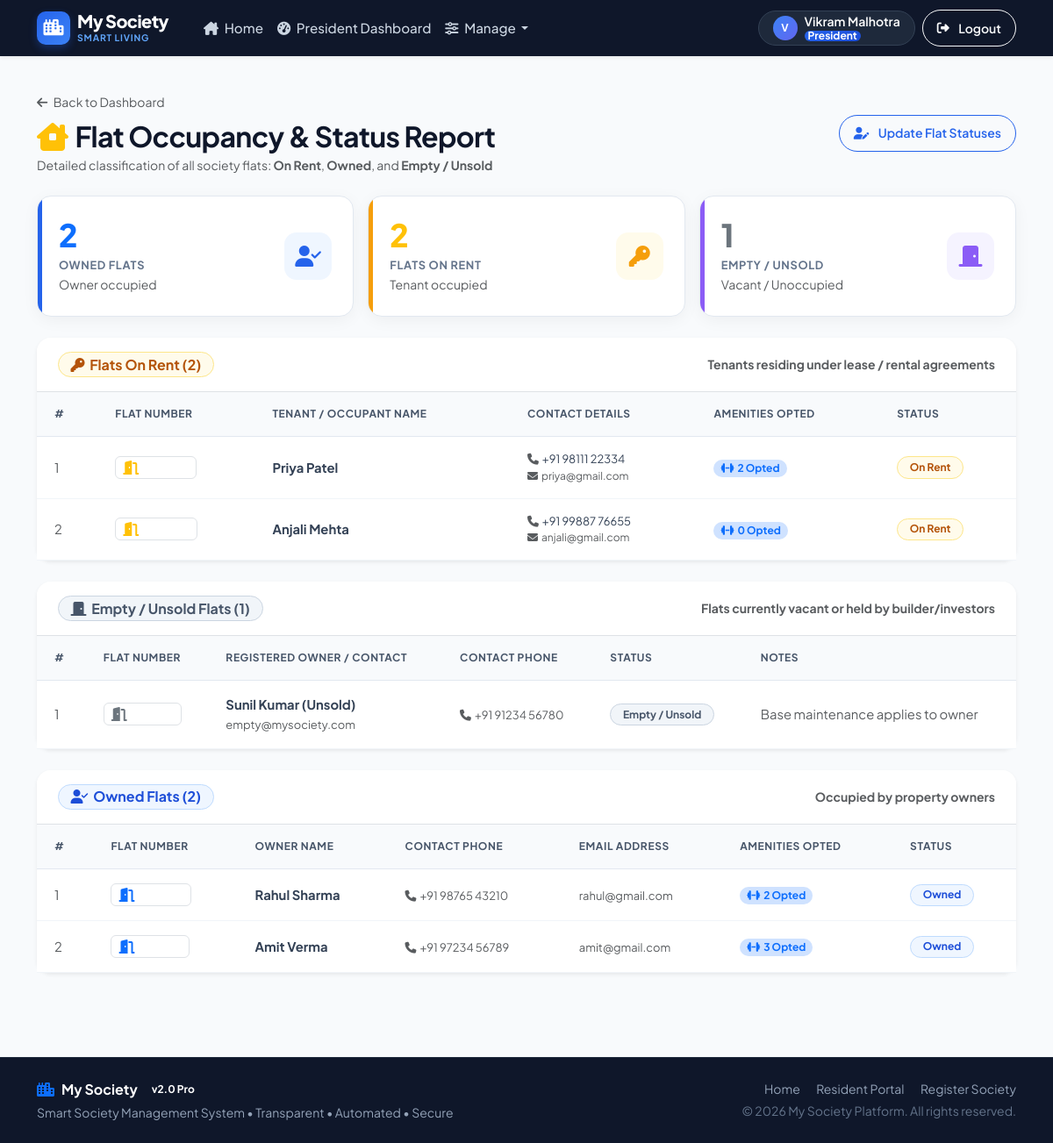
Page /president/flat_status (signed in) on the committed database.
### tables this page shows
CREATE TABLE users (
            id INTEGER PRIMARY KEY AUTOINCREMENT,
            name TEXT NOT NULL,
            email TEXT UNIQUE NOT NULL,
            password TEXT NOT NULL,
            phone TEXT,
            role TEXT NOT NULL DEFAULT 'member',
            society_id INTEGER,
            flat_no TEXT,
            flat_status TEXT DEFAULT 'owned',
            created_at TIMESTAMP DEFAULT CURRENT_TIMESTAMP,
            FOREIGN KEY (society_id) REFERENCES societies(id)
        );

### app.py (the view)
@app.route('/president/flat_status')
@president_required
def flat_status():
    db = get_db()
    society_id = session.get('society_id')
    owned = db.execute('''
        SELECT u.*, (SELECT COUNT(*) FROM flat_facilities ff WHERE ff.user_id = u.id) as facility_count
        FROM users u WHERE society_id = ? AND flat_status = "owned" AND role = "member"
        ORDER BY flat_no ASC
    ''', (society_id,)).fetchall()
    rented = db.execute('''
        SELECT u.*, (SELECT COUNT(*) FROM flat_facilities ff WHERE ff.user_id = u.id) as facility_count
        FROM users u WHERE society_id = ? AND flat_status = "rented" AND role = "member"
        ORDER BY flat_no ASC
    ''', (society_id,)).fetchall()
    empty = db.execute('''
        SELECT u.*, (SELECT COUNT(*) FROM flat_facilities ff WHERE ff.user_id = u.id) as facility_count
        FROM users u WHERE society_id = ? AND flat_status = "empty" AND role = "member"
        ORDER BY flat_no ASC
    ''', (society_id,)).fetchall()
    society = db.execute('SELECT * FROM societies WHERE id = ?', (society_id,)).fetchone() if society_id else None
    db.close()
    return render_template(
        'president/flat_status.html',
        owned=owned,
        rented=rented,
        empty=empty,
        society=society
    )

### templates/president/flat_status.html (shortened to what this page needs)
{% extends 'base.html' %}
{% block content %}
<div class="container py-4">
    <div class="d-flex flex-wrap justify-content-between align-items-center gap-3 mb-4">
        <div>
            <a href="{{ url_for('president_dashboard') }}" class="text-decoration-none text-muted small">
                <i class="fa-solid fa-arrow-left me-1"></i> Back to Dashboard
            </a>
            <h2 class="fw-bold text-slate-900 mt-2 mb-1">
                <i class="fa-solid fa-house-chimney-window text-warning me-2"></i>Flat Occupancy & Status Report
            </h2>
            <p class="text-muted small mb-0">Detailed classification of all society flats: <strong>On Rent</strong>, <strong>Owned</strong>, and <strong>Empty / Unsold</strong></p>
        </div>
        <a href="{{ url_for('manage_members') }}" class="btn btn-outline-primary rounded-pill btn-sm px-3">
            <i class="fa-solid fa-user-pen me-1"></i> Update Flat Statuses
        </a>
    </div>
    <div class="row g-3 mb-4">
        <div class="col-md-4">
            <div class="stat-card-pro stat-card-blue">
                <div>
                    <div class="stat-val text-primary">{{ owned|length }}</div>
                    <div class="stat-lbl">Owned Flats</div>
                    <small class="text-muted">Owner occupied</small>
                </div>
                <div class="stat-icon-wrapper icon-blue">
                    <i class="fa-solid fa-user-check"></i>
                </div>
            </div>
        </div>
        <div class="col-md-4">
            <div class="stat-card-pro stat-card-amber">
                <div>
                    <div class="stat-val text-warning">{{ rented|length }}</div>
                    <div class="stat-lbl">Flats On Rent</div>
                    <small class="text-muted">Tenant occupied</small>
                </div>
                <div class="stat-icon-wrapper icon-amber">
                    <i class="fa-solid fa-key"></i>
                </div>
            </div>
        </div>
        <div class="col-md-4">
            <div class="stat-card-pro stat-card-purple">
                <div>
                    <div class="stat-val text-secondary">{{ empty|length }}</div>
                    <div class="stat-lbl">Empty / Unsold</div>
                    <small class="text-muted">Vacant / Unoccupied</small>
                </div>
                <div class="stat-icon-wrapper icon-purple">
                    <i class="fa-solid fa-door-closed"></i>
                </div>
            </div>
        </div>
    </div>
    <div class="card shadow-sm border-0 mb-4" id="rentedSection">
        <div class="card-header bg-white py-3 d-flex justify-content-between align-items-center border-bottom">
            <div class="d-flex align-items-center gap-2">
                <span class="badge badge-pill-status badge-status-rented fs-6">
                    <i class="fa-solid fa-key"></i> Flats On Rent ({{ rented|length }})
                </span>
            </div>
            <span class="text-muted small">Tenants residing under lease / rental agreements</span>
        </div>
        <div class="card-body p-0">
            {% if rented %}
                <div class="table-responsive">
                    <table class="table table-pro mb-0">
                        <thead>
                            <tr>
                                <th>#</th>
                                <th>Flat Number</th>
                                <th>Tenant / Occupant Name</th>
                                <th>Contact Details</th>
                                <th>Amenities Opted</th>
                                <th>Status</th>
                            </tr>
                        </thead>
                        <tbody>
                            {% for r in rented %}
                            <tr>
                                <td class="text-muted">{{ loop.index }}</td>
                                <td>
                                    <span class="badge bg-slate-100 text-slate-900 fw-bold border px-2 py-1 fs-6">
                                        <i class="fa-solid fa-door-open text-warning me-1"></i>{{ r.flat_no or 'N/A' }}
                                    </span>
                                </td>
                                <td>
                                    <div class="fw-bold text-slate-900">{{ r.name }}</div>
                                </td>
                                <td>
                                    <div class="small text-slate-700"><i class="fa-solid fa-phone me-1 text-muted"></i>{{ r.phone or 'No phone' }}</div>
                                    <div class="text-xs text-muted"><i class="fa-solid fa-envelope me-1"></i>{{ r.email }}</div>
                                </td>
                                <td>
                                    <span class="badge bg-primary-subtle text-primary rounded-pill px-2 py-1 text-xs">
                                        <i class="fa-solid fa-dumbbell me-1"></i>{{ r.facility_count|default(0) }} Opted
                                    </span>
                                </td>
                                <td>
                                    <span class="badge badge-pill-status badge-status-rented">On Rent</span>
                                </td>
                            </tr>
                            {% endfor %}
                        </tbody>
                    </table>
                </div>
            {% else %}
                <div class="p-4 text-center text-muted">
                    <i class="fa-solid fa-key fs-2 text-slate-300 mb-2 d-block"></i>
                    No flats currently marked as rented.
                </div>
            {% endif %}
        </div>
    </div>
    <div class="card shadow-sm border-0 mb-4" id="emptySection">
        <div class="card-header bg-white py-3 d-flex justify-content-between align-items-center border-bottom">
            <div class="d-flex align-items-center gap-2">
                <span class="badge badge-pill-status badge-status-empty fs-6">
                    <i class="fa-solid fa-door-closed"></i> Empty / Unsold Flats ({{ empty|length }})
                </span>
            </div>
            <span class="text-muted small">Flats currently vacant or held by builder/investors</span>
        </div>
        <div class="card-body p-0">
            {% if empty %}
                <div class="table-responsive">
                    <table class="table table-pro mb-0">
                        <thead>
                            <tr>
                                <th>#</th>
                                <th>Flat Number</th>
                                <th>Registered Owner / Contact</th>
                                <th>Contact Phone</th>
                                <th>Status</th>
                                <th>Notes</th>
                            </tr>
                        </thead>
                        <tbody>
                            {% for e in empty %}
                            <tr>
                                <td class="text-muted">{{ loop.index }}</td>
                                <td>
                                    <span class="badge bg-slate-100 text-slate-900 fw-bold border px-2 py-1 fs-6">
                                        <i class="fa-solid fa-door-open text-secondary me-1"></i>{{ e.flat_no or 'N/A' }}
                                    </span>
                                </td>
                                <td>
                                    <div class="fw-bold text-slate-900">{{ e.name }}</div>
                                    <small class="text-muted">{{ e.email }}</small>
                                </td>
                                <td>
                                    <span class="text-muted small"><i class="fa-solid fa-phone me-1"></i>{{ e.phone or 'N/A' }}</span>
                                </td>
                                <td>
                                    <span class="badge badge-pill-status badge-status-empty">Empty / Unsold</span>
                                </td>
                                <td class="text-muted small">
                                    Base maintenance applies to owner
                                </td>
                            </tr>
                            {% endfor %}
                        </tbody>
                    </table>
                </div>
            {% else %}
                <div class="p-4 text-center text-muted">
                    <i class="fa-solid fa-building-circle-check fs-2 text-success mb-2 d-block"></i>
                    No empty or unsold flats in the society! 100% occupied.
                </div>
            {% endif %}
        </div>
    </div>
    <div class="card shadow-sm border-0 mb-4" id="ownedSection">
        <div class="card-header bg-white py-3 d-flex justify-content-between align-items-center border-bottom">
            <div class="d-flex align-items-center gap-2">
                <span class="badge badge-pill-status badge-status-owned fs-6">
                    <i class="fa-solid fa-user-check"></i> Owned Flats ({{ owned|length }})
                </span>
            </div>
            <span class="text-muted small">Occupied by property owners</span>
        </div>
        <div class="card-body p-0">
            {% if owned %}
                <div class="table-responsive">
                    <table class="table table-pro mb-0">
                        <thead>
                            <tr>
                                <th>#</th>
                                <th>Flat Number</th>
                                <th>Owner Name</th>
                                <th>Contact Phone</th>
                                <th>Email Address</th>
                                <th>Amenities Opted</th>
                                <th>Status</th>
                            </tr>
                        </thead>
                        <tbody>
                            {% for o in owned %}
                            <tr>
                                <td class="text-muted">{{ loop.index }}</td>
                                <td>
                                    <span class="badge bg-slate-100 text-slate-900 fw-bold border px-2 py-1 fs-6">
                                        <i class="fa-solid fa-door-open text-primary me-1"></i>{{ o.flat_no or 'N/A' }}
                                    </span>
                                </td>
                                <td>
                                    <div class="fw-bold text-slate-900">{{ o.name }}</div>
                                </td>
                                <td>
                                    <span class="text-muted small"><i class="fa-solid fa-phone me-1"></i>{{ o.phone or 'N/A' }}</span>
                                </td>
                                <td>
                                    <span class="text-muted small">{{ o.email }}</span>
                                </td>
                                <td>
                                    <span class="badge bg-primary-subtle text-primary rounded-pill px-2 py-1 text-xs">
                                        <i class="fa-solid fa-dumbbell me-1"></i>{{ o.facility_count|default(0) }} Opted
                                    </span>
                                </td>
                                <td>
                                    <span class="badge badge-pill-status badge-status-owned">Owned</span>
                                </td>
                            </tr>
                            {% endfor %}
                        </tbody>
                    </table>
                </div>
            {% else %}
                <div class="p-4 text-center text-muted">
                    No owned flats listed yet.
                </div>
            {% endif %}
        </div>
    </div>
</div>
{% endblock %}

### rows in the picture
users: name "Priya Patel", phone "+91 98111 22334", email "priya@gmail.com", facility_count "2"
users: name "Anjali Mehta", phone "+91 99887 76655", email "anjali@gmail.com", facility_count "0"
users: name "Sunil Kumar (Unsold)", email "empty@mysociety.com", phone "+91 91234 56780"
users: name "Rahul Sharma", phone "+91 98765 43210", email "rahul@gmail.com", facility_count "2"
users: name "Amit Verma", phone "+91 97234 56789", email "amit@gmail.com", facility_count "3"

### other values in the picture
{{ session.user_name[:1]|upper }} "V"
{{ session.user_name }} "Vikram Malhotra"
{{ owned|length }} "2"
{{ rented|length }} "2"
{{ empty|length }} "1"
